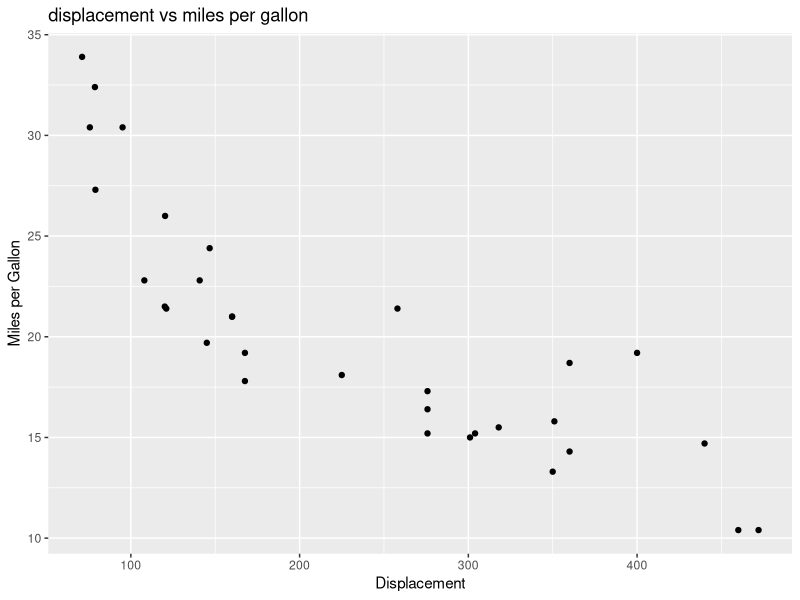
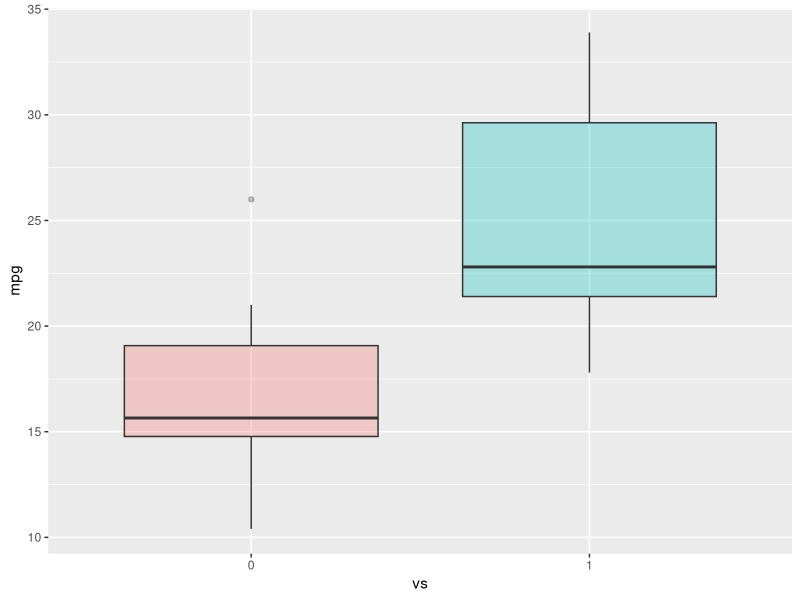
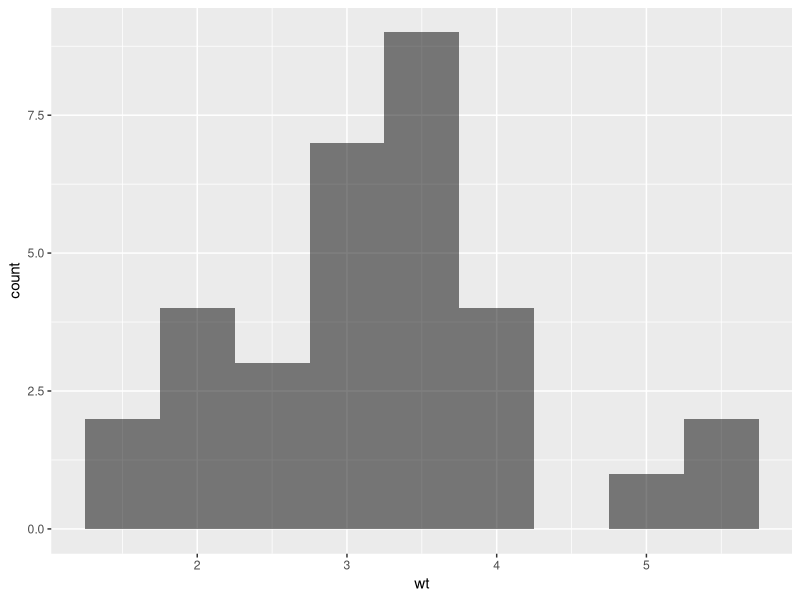

Generate these figures, in order, with R:
#! Class 1: Creating Data Visualizations using ggplot
library(datasets)
data(mtcars)
head(mtcars)

library(ggplot2)
head(mtcars, 5)

ggplot(aes(x=disp,y=mpg,),data=mtcars)+geom_point()+ggtitle("displacement vs miles per gallon") + labs(x = "Displacement", y = "Miles per Gallon")

mtcars$vs <- as.factor(mtcars$vs)
ggplot(aes(x=vs, y=mpg, fill = vs), data = mtcars) + 
  geom_boxplot(alpha=0.3) +
  theme(legend.position="none")

ggplot(aes(x=wt),data=mtcars) + geom_histogram(binwidth=0.5, fill='black', alpha=0.5)

#! Class 2: Creating Data Visualizations using ggplot